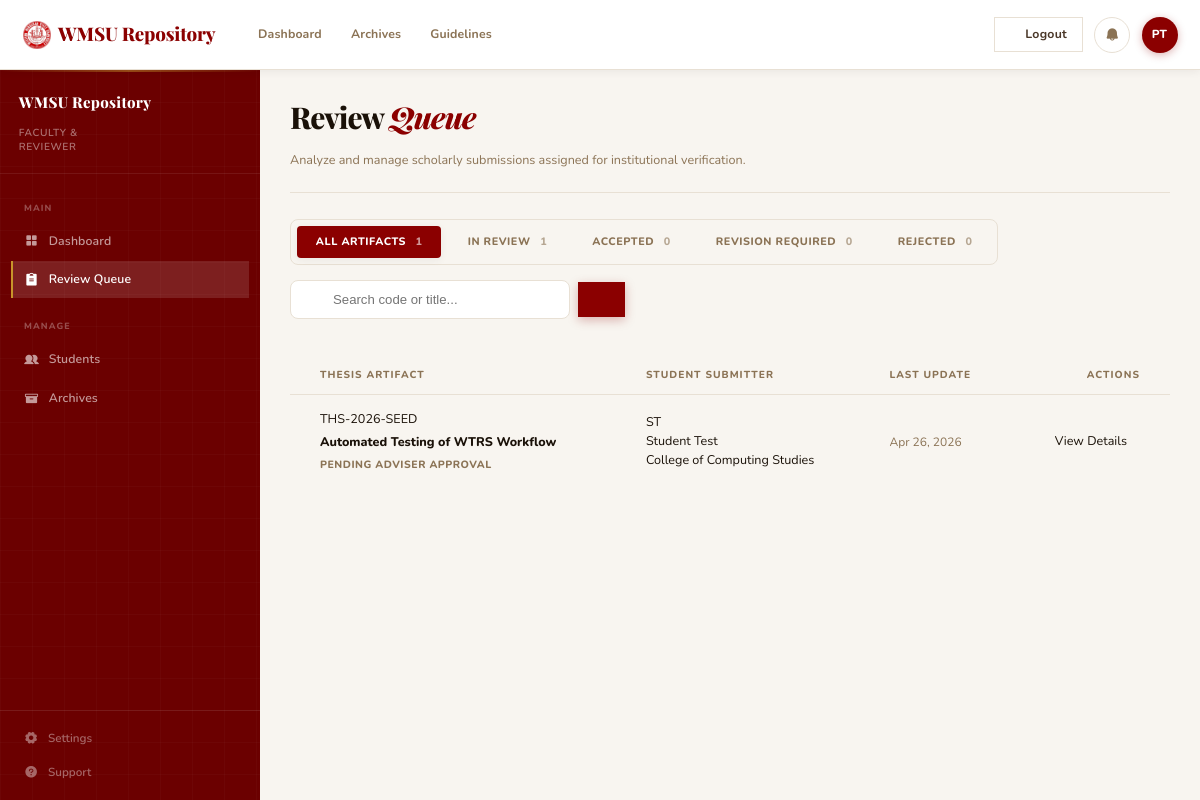
The page /faculty/review.php (signed in) on the database its author committed.
### tables this page shows
CREATE TABLE `theses` (
  `id` int(11) NOT NULL AUTO_INCREMENT,
  `thesis_code` varchar(50) NOT NULL,
  `title` varchar(255) NOT NULL,
  `abstract` text DEFAULT NULL,
  `author_id` int(11) NOT NULL,
  `adviser_id` int(11) DEFAULT NULL,
  `status` enum('draft','pending_review','revision_requested','approved','rejected','archived') NOT NULL DEFAULT 'draft',
  `views` int(11) NOT NULL DEFAULT '0',
  `downloads` int(11) NOT NULL DEFAULT '0',
  `created_at` timestamp NOT NULL DEFAULT CURRENT_TIMESTAMP,
  `updated_at` timestamp NOT NULL DEFAULT CURRENT_TIMESTAMP ON UPDATE CURRENT_TIMESTAMP,
  `hardbound_received_at` datetime DEFAULT NULL,
  PRIMARY KEY (`id`),
  UNIQUE KEY `thesis_code` (`thesis_code`),
  FOREIGN KEY (`author_id`) REFERENCES `users`(`id`) ON DELETE CASCADE,
  FOREIGN KEY (`adviser_id`) REFERENCES `users`(`id`) ON DELETE SET NULL
);

CREATE TABLE `users` (
  `id` int(11) NOT NULL AUTO_INCREMENT,
  `first_name` varchar(100) NOT NULL,
  `last_name` varchar(100) NOT NULL,
  `email` varchar(150) NOT NULL,
  `password` varchar(255) NOT NULL,
  `role` enum('student','adviser') NOT NULL DEFAULT 'student',
  `student_id` varchar(50) DEFAULT NULL,

  `college` varchar(150) DEFAULT NULL,
  `course` varchar(150) DEFAULT NULL,
  `year_level` varchar(20) DEFAULT NULL,
  `status` enum('pending','active','inactive') NOT NULL DEFAULT 'pending',
  `created_at` timestamp NOT NULL DEFAULT CURRENT_TIMESTAMP,
  PRIMARY KEY (`id`),
  UNIQUE KEY `email` (`email`)
);

CREATE TABLE `thesis_versions` (
  `id` int(11) NOT NULL AUTO_INCREMENT,
  `thesis_id` int(11) NOT NULL,
  `version_number` varchar(20) NOT NULL,
  `file_path` varchar(255) NOT NULL,
  `file_size` int(11) NOT NULL,
  `status` enum('pending','approved','rejected') NOT NULL DEFAULT 'pending',
  `feedback` text DEFAULT NULL,
  `submitted_at` timestamp NOT NULL DEFAULT CURRENT_TIMESTAMP,
  PRIMARY KEY (`id`),
  FOREIGN KEY (`thesis_id`) REFERENCES `theses`(`id`) ON DELETE CASCADE
);

### includes/session.php (called while the page is built, shortened)
<?php
function current_user() {
    return isset($_SESSION['user']) ? $_SESSION['user'] : null;
}

### faculty/review.php (the view, shortened to what this page needs)
<?php
require_once __DIR__ . '/../includes/session.php';
$user = current_user();
function faculty_status_label(string $status): string
{
    if ($status === 'pending_review') return 'Pending Adviser Approval';
    return ucwords(str_replace('_', ' ', $status));
}
?>
<?php
$filterStatus = $_GET['status'] ?? 'all';
$search       = trim($_GET['search'] ?? '');
$params = [];
$where  = [];
$where[] = "t.adviser_id = :adviser_id";
$params['adviser_id'] = $user['id'];
$where[] = "t.status <> 'draft'";
$whereClause = !empty($where) ? "WHERE " . implode(' AND ', $where) : "";
$thesesStmt = $pdo->prepare("
    SELECT t.*, u.first_name, u.last_name, u.college,
           tv.version_number AS latest_version,
           tv.submitted_at   AS latest_submitted_at
    FROM theses t
    JOIN users u ON t.author_id = u.id
    LEFT JOIN thesis_versions tv ON tv.id = (
        SELECT id FROM thesis_versions
        WHERE thesis_id = t.id
        ORDER BY submitted_at DESC LIMIT 1
    )
    $whereClause
    ORDER BY COALESCE(tv.submitted_at, t.created_at) DESC
");
$thesesStmt->execute($params);
$theses = $thesesStmt->fetchAll();
$countStmt = $pdo->prepare("SELECT status, COUNT(*) AS cnt FROM theses WHERE adviser_id = :id GROUP BY status");
$countStmt->execute(['id' => $user['id']]);
$counts = $countStmt->fetchAll(PDO::FETCH_KEY_PAIR);
$totalInQueue = array_sum($counts);
function getCnt($c, $k) { return (int)($c[$k] ?? 0); }
require_once __DIR__ . '/../includes/layout_top.php';
require_once __DIR__ . '/../includes/layout_sidebar.php';
?>
<main class="main-content">
  <div class="page-header">
    <div class="page-title">
      <h1>Review <span>Queue</span></h1>
      <p>Analyze and manage scholarly submissions assigned for institutional verification.</p>
    </div>
  </div>
  <div style="display: flex; justify-content: space-between; align-items: center; margin-bottom: 2.5rem; gap: 1rem; flex-wrap: wrap;">
     <div class="filter-tabs" style="display: flex; gap: 0.5rem; background: var(--off-white); padding: 0.4rem; border-radius: var(--radius-sm); border: 1px solid var(--border);">
        <?php
          $tabs = [
            'all'                => 'All Artifacts',
            'pending_review'     => 'In Review',
            'approved'           => 'Accepted',
            'revision_requested' => 'Revision Required',
            'rejected'           => 'Rejected'
          ];
          foreach ($tabs as $k => $l):
            $active = ($filterStatus === $k) ? 'background: var(--crimson); color: white; box-shadow: var(--shadow-sm);' : 'color: var(--text-muted);';
            $c = ($k === 'all') ? $totalInQueue : getCnt($counts, $k);
        ?>
          <a href="<?= BASE_URL ?>faculty/review.php?status=<?= $k ?>&search=<?= urlencode($search) ?>" style="text-decoration: none; padding: 0.5rem 1.25rem; border-radius: 4px; font-size: 0.72rem; font-weight: 800; text-transform: uppercase; letter-spacing: 0.05em; transition: all 0.2s; <?= $active ?>">
             <?= $l ?> <span style="opacity: 0.6; margin-left: 0.4rem;"><?= $c ?></span>
          </a>
        <?php endforeach; ?>
     </div>
     <form method="GET" style="display: flex; gap: 0.5rem; align-items: center;">
        <div style="position: relative;">
           <i class="ph ph-magnifying-glass" style="position: absolute; left: 1rem; top: 50%; transform: translateY(-50%); color: var(--text-muted);"></i>
           <input type="text" name="search" value="<?= htmlspecialchars($search) ?>" placeholder="Search code or title..." style="padding: 0.75rem 1rem 0.75rem 2.8rem; border-radius: var(--radius-sm); border: 1px solid var(--border); background: white; font-size: 0.88rem; width: 280px;">
        </div>
        <button type="submit" class="btn btn-primary" style="padding: 0.75rem 1.25rem;"><i class="ph-bold ph-funnel"></i></button>
     </form>
  </div>
  <div class="queue-table-wrap">
    <table class="queue-table">
      <thead>
        <tr>
          <th style="padding-left: 2rem;">Thesis Artifact</th>
          <th>Student Submitter</th>
          <th>Last Update</th>
          <th style="padding-right: 2rem; text-align: right;">Actions</th>
        </tr>
      </thead>
      <tbody>
        <?php if (empty($theses)): ?>
          <tr><td colspan="4" style="padding: 5rem; text-align: center; color: var(--text-muted);">No entries match the specified filter criteria.</td></tr>
        <?php else: ?>
          <?php foreach ($theses as $t): ?>
            <tr>
              <td style="padding-left: 2rem;">
                 <span class="thesis-code-tag"><?= htmlspecialchars($t['thesis_code']) ?></span>
                 <div style="font-weight: 800; color: var(--text-dark); margin-top: 0.25rem; white-space: nowrap; overflow: hidden; text-overflow: ellipsis; max-width: 450px;"><?= htmlspecialchars($t['title']) ?></div>
                 <div style="margin-top: 0.35rem; font-size: 0.7rem; color: var(--text-muted); font-weight: 800; text-transform: uppercase; letter-spacing: 0.05em;">
                   <?= htmlspecialchars(faculty_status_label($t['status'])) ?>
                 </div>
              </td>
              <td>
                 <div class="student-cell">
                    <div class="student-av"><?= htmlspecialchars(strtoupper(substr($t['first_name'], 0, 1) . substr($t['last_name'], 0, 1))) ?></div>
                    <div><div class="student-nm"><?= htmlspecialchars($t['first_name'] . ' ' . $t['last_name']) ?></div><div class="student-cl"><?= htmlspecialchars($t['college']) ?></div></div>
                 </div>
              </td>
              <td style="font-size: 0.8rem; color: var(--text-muted);"><?= $t['latest_submitted_at'] ? date('M j, Y', strtotime($t['latest_submitted_at'])) : date('M j, Y', strtotime($t['created_at'])) ?></td>
              <td style="padding-right: 2rem; text-align: right;">
                 <a href="<?= BASE_URL ?>faculty/review.php?id=<?= $t['id'] ?>" class="btn-view-details">View Details <i class="ph-bold ph-arrow-right"></i></a>
              </td>
            </tr>
          <?php endforeach; ?>
        <?php endif; ?>
      </tbody>
    </table>
  </div>
</main>
<?php require_once __DIR__ . '/../includes/layout_bottom.php'; ?>

### includes/layout_top.php (shortened to what this page needs)
<!DOCTYPE html>
<html lang="en">
<head>
  <link rel="stylesheet" href="<?= BASE_URL ?>assets/fonts/google/css/nunito.css">
  <link rel="stylesheet" href="<?= BASE_URL ?>assets/fonts/google/css/playfair-display.css">
  <link rel="stylesheet" href="<?= BASE_URL ?>assets/vendor/phosphor/css/phosphor-all.css">
  <link rel="stylesheet" href="<?= BASE_URL ?>assets/css/global.css?v=<?= filemtime(__DIR__ . '/../assets/css/global.css') ?>">
  <link rel="stylesheet" href="<?= BASE_URL ?>assets/css/dashboard.css?v=<?= filemtime(__DIR__ . '/../assets/css/dashboard.css') ?>">
</head>
<body>
<header class="topbar">
  <div class="topbar-left">
<?php
    $role = $user['role'] ?? 'student';
    $portalFolder = $role === 'adviser' ? 'faculty' : $role;
    $homePage = 'index.php';
    $portalHome = BASE_URL . $portalFolder . '/' . $homePage;
?>
    <a href="<?= $portalHome ?>" class="logo">
      <img src="<?= BASE_URL ?>assets/images/wmsu-logo.png" alt="WMSU"
        onerror="this.style.display='none'; this.nextElementSibling.style.display='inline';">
      WMSU Repository
    </a>
    <nav class="topbar-nav">
      <a href="<?= $portalHome ?>" class="<?= (isset($current_page) && $current_page == $homePage) ? 'active' : '' ?>">
        <?= ($role === 'student') ? 'Student Portal' : 'Dashboard' ?>
      </a>
      <a href="<?= BASE_URL ?>public/archive.php">Archives</a>
      <a href="<?= BASE_URL ?>public/guidelines.php">Guidelines</a>
    </nav>
  </div>
  <div class="topbar-right">
    <a href="<?= BASE_URL ?>auth/logout.php" class="btn btn-secondary" style="text-decoration:none;">
      <i class="ph ph-sign-out"></i> Logout
    </a>
    <a href="<?= BASE_URL ?>user/notifications.php" class="icon-btn" title="Notifications" style="position: relative;">
      <i class="ph-fill ph-bell"></i>
    </a>
    <a href="<?= BASE_URL ?>user/profile.php" class="user-avatar" title="My Profile Settings" style="text-decoration:none;">
      <?= htmlspecialchars(strtoupper(substr($user['first_name'] ?? 'U', 0, 1) . substr($user['last_name'] ?? 'U', 0, 1))) ?>
    </a>
  </div>
</header>

### assets/css/global.css (style rules this page uses)
*, *::before, *::after { box-sizing: border-box; margin: 0; padding: 0; }
html { font-size: 16px; scroll-behavior: smooth; -webkit-text-size-adjust: 100%; }
body { font-family: var(--font-base); color: var(--text-dark); background-color: var(--off-white); line-height: 1.6; -webkit-font-smoothing: antialiased; -moz-osx-font-smoothing: grayscale; }
h1, h2, h3 { font-family: var(--font-serif); color: var(--text-dark); font-weight: 800; line-height: 1.2; margin-bottom: 1rem; }
a { color: inherit; text-decoration: none; transition: all var(--transition-fast); }
.btn { display: inline-flex; align-items: center; justify-content: center; gap: 0.6rem; padding: 0.75rem 1.5rem; font-weight: 700; font-size: 0.82rem; border-radius: var(--radius-sm); transition: all var(--transition); cursor: pointer; letter-spacing: 0.02em; }
.btn-primary { background: var(--crimson); color: #FFFFFF; }
.btn-secondary { background: var(--surface); color: var(--text-dark); border: 1px solid var(--border); }

### assets/css/dashboard.css (style rules this page uses)
*, *::before, *::after { box-sizing: border-box; margin: 0; padding: 0; }
html, body { height: 100%; font-family: 'Nunito', sans-serif; background: var(--off-white); color: var(--text-dark); font-size: 15px; line-height: 1.5; }
.topbar { position: fixed; top: 0; left: 0; right: 0; height: var(--topbar-h); background: var(--surface); border-bottom: 1px solid var(--border); display: flex; align-items: center; justify-content: space-between; padding: 0 1.5rem; z-index: 100; box-shadow: var(--shadow-sm); }
.topbar-left { display: flex; align-items: center; gap: 2rem; }
.logo { display: flex; align-items: center; gap: 0.5rem; font-family: var(--font-serif); font-size: 1.25rem; font-weight: 800; color: var(--crimson); text-decoration: none; letter-spacing: -0.01em; }
.logo img { width: 28px; height: 28px; object-fit: contain; }
.topbar-nav { display: flex; align-items: center; gap: 0.25rem; }
.topbar-nav a { font-size: 0.82rem; font-weight: 700; color: var(--text-muted); text-decoration: none; padding: 0.4rem 0.85rem; border-radius: var(--radius-xs); transition: all var(--transition); letter-spacing: 0.01em; }
.topbar-right { display: flex; align-items: center; gap: 0.75rem; }
.icon-btn { width: 36px; height: 36px; border-radius: 50%; border: 1px solid var(--border); background: transparent; cursor: pointer; display: flex; align-items: center; justify-content: center; color: var(--text-muted); font-size: 1rem; transition: all var(--transition); }
.user-avatar { width: 36px; height: 36px; background: var(--crimson); color: #fff; border-radius: 50%; display: flex; align-items: center; justify-content: center; font-size: 0.78rem; font-weight: 800; letter-spacing: 0.02em; flex-shrink: 0; box-shadow: 0 2px 8px rgba(139,0,0,0.3); }
.main-content { flex: 1; margin-left: var(--sidebar-w); padding: 2rem 2rem 3rem; min-height: calc(100vh - var(--topbar-h)); }
.page-header { display: flex; align-items: flex-start; justify-content: space-between; margin-bottom: 1.75rem; padding-bottom: 1.5rem; border-bottom: 1px solid var(--border); }
.page-title h1 { font-family: var(--font-serif); font-size: 2rem; font-weight: 800; color: var(--text-dark); letter-spacing: -0.03em; line-height: 1.15; }
.page-title h1 span { color: var(--crimson); font-style: italic; }
.page-title p { font-size: 0.84rem; color: var(--text-muted); margin-top: 0.35rem; line-height: 1.6; max-width: 520px; }
table { width: 100%; border-collapse: collapse; }
thead tr { background: var(--off-white); border-bottom: 1px solid var(--border); }
th { padding: 0.75rem 1.25rem; font-size: 0.68rem; font-weight: 800; letter-spacing: 0.1em; text-transform: uppercase; color: var(--text-muted); text-align: left; white-space: nowrap; }
tbody tr { border-bottom: 1px solid var(--border); transition: background var(--transition); }
tbody tr:last-child { border-bottom: none; }
td { padding: 1rem 1.25rem; vertical-align: middle; font-size: 0.84rem; }
.btn { display: inline-flex; align-items: center; gap: 0.4rem; padding: 0.5rem 1rem; font-family: 'Nunito', sans-serif; font-size: 0.82rem; font-weight: 700; border-radius: var(--radius-xs); border: none; cursor: pointer; text-decoration: none; transition: all var(--transition); white-space: nowrap; }
.btn-primary { background: var(--crimson); color: #fff; box-shadow: 0 3px 10px rgba(139,0,0,0.28); }
.btn-secondary { background: transparent; color: var(--text-mid); border: 1px solid var(--border); }

### rows shown on the page
theses: author.last_name "PT", thesis_code "THS-2026-SEED", title "Automated Testing of WTRS Workflow", status "PENDING ADVISER APPROVAL", author.last_name "ST", author.last_name "Student Test", author.college "College of Computing Studies", thesis_versions.submitted_at "Apr 26, 2026"

### other values the page prints
$l "ALL ARTIFACTS"
$c "1"
$l "IN REVIEW"
$l "ACCEPTED"
$c "0"
$l "REVISION REQUIRED"
$l "REJECTED"
